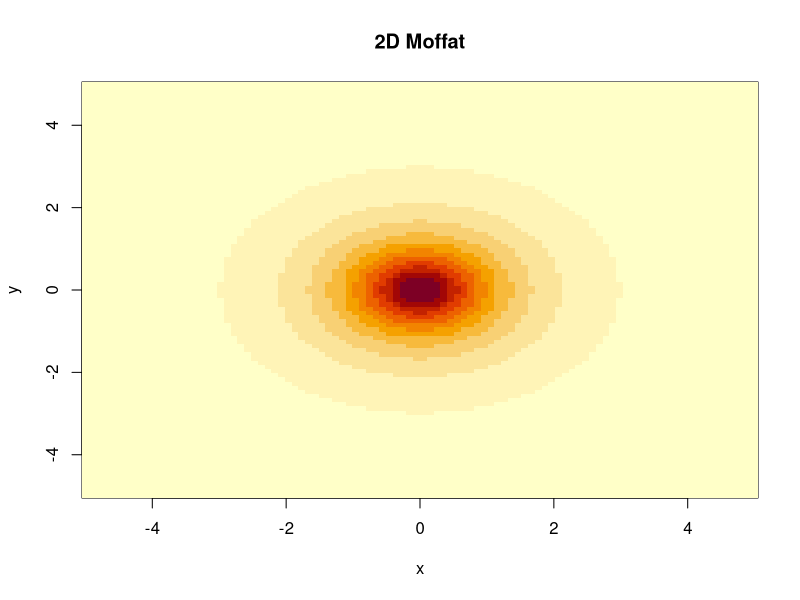
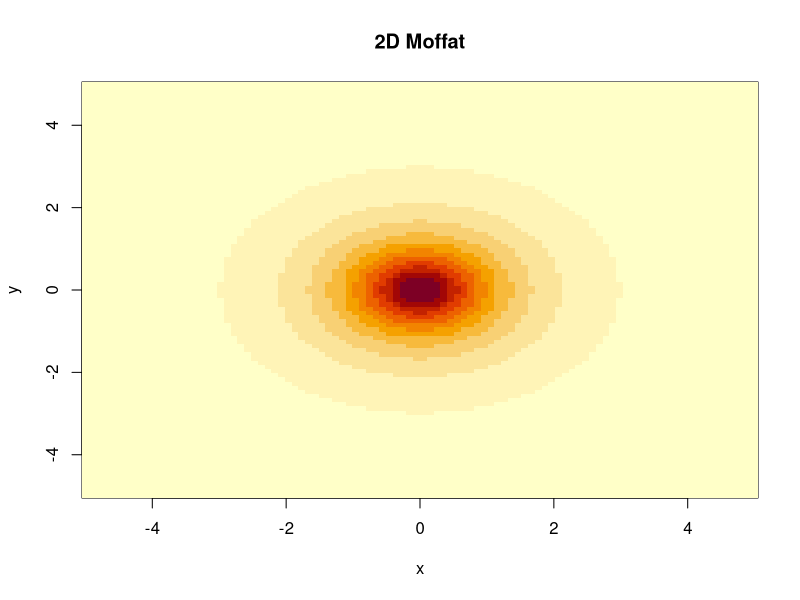
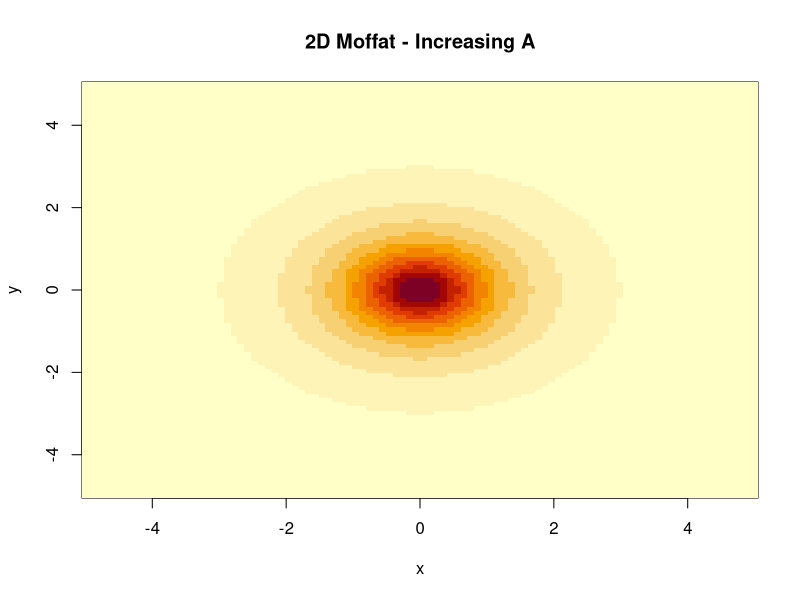
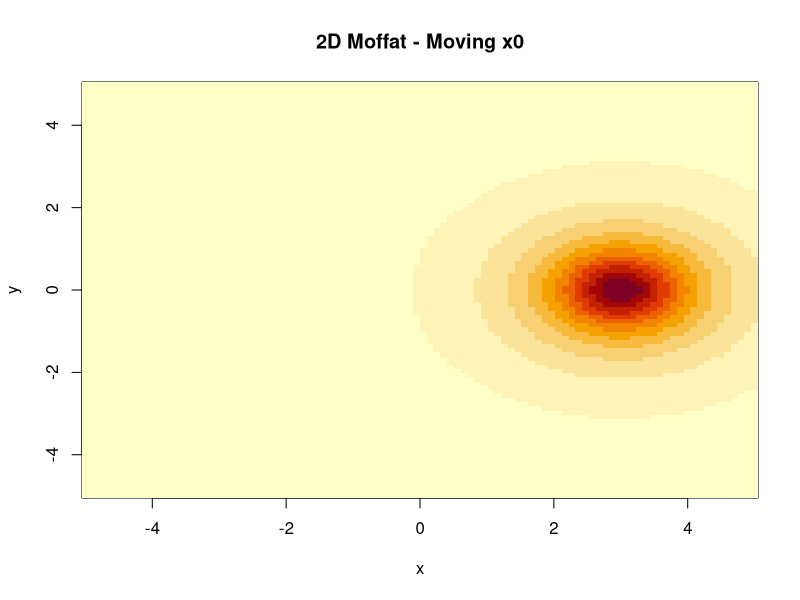
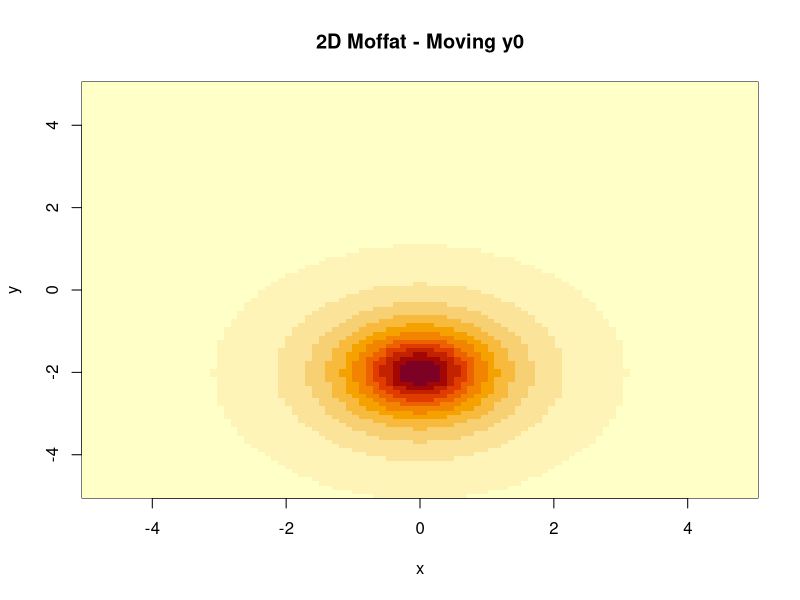
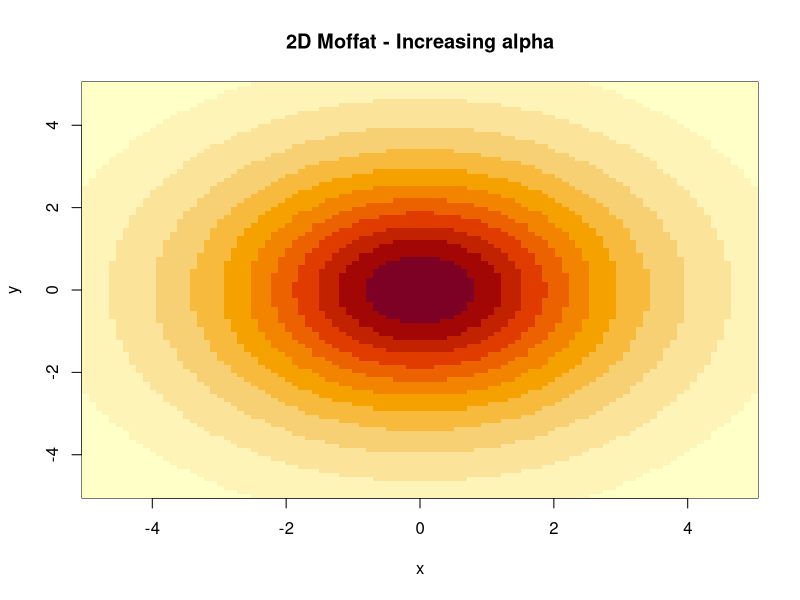
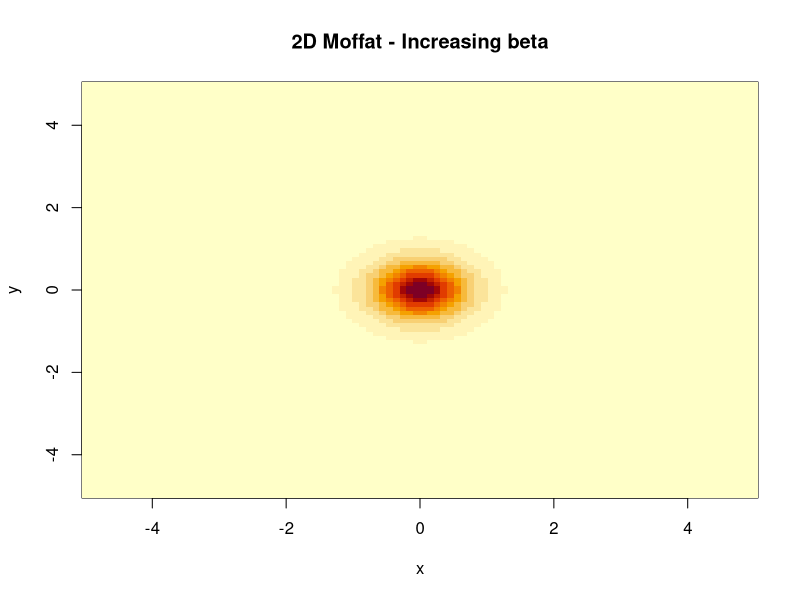
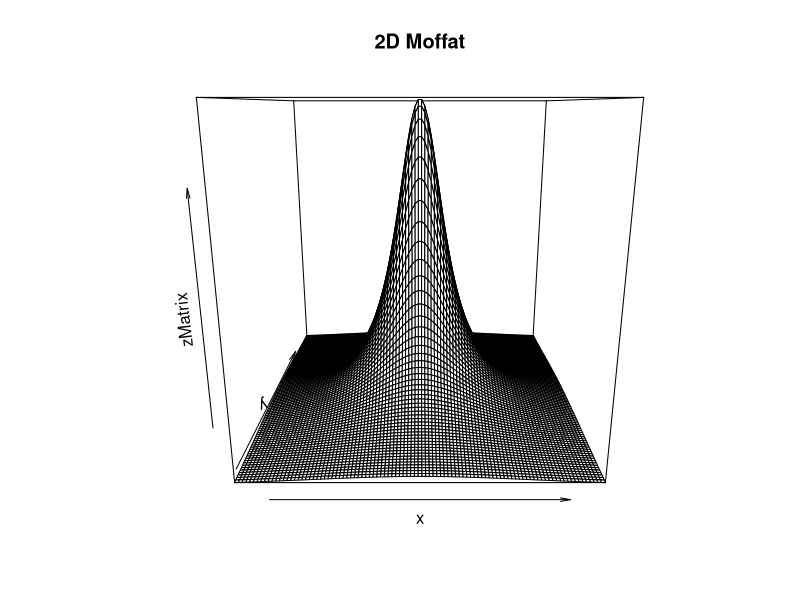

Generate these figures, in order, with R:
## ---- chunk 1
knitr::opts_chunk$set(echo = TRUE)
## ---- chunk 2
Moffat2D <- function(grid, parameters){
  x <- grid[[1]]
  y <- grid[[2]]
  
  amplitude <- parameters[[1]]
  x0 <- parameters[[2]]
  y0 <- parameters[[3]]
  alpha <- parameters[[4]]
  beta <- parameters[[5]]
  
  amplitude*(1+((x - x0)^2 + (y - y0)^2)/alpha^2)^(-beta)
}

#grid of variables
xRange <- seq(-5, 5, length = 100)
yRange <- seq(-5, 5, length = 100)
grid <- expand.grid(x = xRange, y = yRange)

#Dummy parameters
dummyParams <- c(amplitude = 1, x0 = 0, y0 = 0, alpha = 1, beta = 1)

z <- Moffat2D(grid, dummyParams)
zMatrix <- matrix(z, nrow = length(xRange), ncol = length(yRange))

image(xRange, yRange, zMatrix, xlab = "x", ylab = "y", main = "2D Moffat")
## ---- chunk 3
#baseline of 1,0,0,1,1
dummyParams <- c(amplitude = 1, x0 = 0, y0 = 0, alpha = 1, beta = 1)
dummyParams1 <- c(amplitude = 4, x0 = 0, y0 = 0, alpha = 1, beta = 1)
dummyParams2 <- c(amplitude = 1, x0 = 3, y0 = 0, alpha = 1, beta = 1)
dummyParams3 <- c(amplitude = 1, x0 = 0, y0 = -2, alpha = 1, beta = 1)
dummyParams4 <- c(amplitude = 1, x0 = 0, y0 = 0, alpha = 3, beta = 1)
dummyParams5 <- c(amplitude = 1, x0 = 0, y0 = 0, alpha = 1, beta = 2.6)

#baseline plot
z <- Moffat2D(grid, dummyParams)
zMatrix <- matrix(z, nrow = length(xRange), ncol = length(yRange))
image(xRange, yRange, zMatrix, xlab = "x", ylab = "y", main = "2D Moffat")

#increasing amplitude
z1 <- Moffat2D(grid, dummyParams1)
z1Matrix <- matrix(z, nrow = length(xRange), ncol = length(yRange))
image(xRange, yRange, z1Matrix, xlab = "x", ylab = "y", main = "2D Moffat - Increasing A")

#moving x0
z2 <- Moffat2D(grid, dummyParams2)
z2Matrix <- matrix(z2, nrow = length(xRange), ncol = length(yRange))
image(xRange, yRange, z2Matrix, xlab = "x", ylab = "y", main = "2D Moffat - Moving x0")

#moving y0
z3 <- Moffat2D(grid, dummyParams3)
z3Matrix <- matrix(z3, nrow = length(xRange), ncol = length(yRange))
image(xRange, yRange, z3Matrix, xlab = "x", ylab = "y", main = "2D Moffat - Moving y0")

#Increasing alpha
z4 <- Moffat2D(grid, dummyParams4)
z4Matrix <- matrix(z4, nrow = length(xRange), ncol = length(yRange))
image(xRange, yRange, z4Matrix, xlab = "x", ylab = "y", main = "2D Moffat - Increasing alpha")

#Increasing beta
z5<- Moffat2D(grid, dummyParams5)
z5Matrix <- matrix(z5, nrow = length(xRange), ncol = length(yRange))
image(xRange, yRange, z5Matrix, xlab = "x", ylab = "y", main = "2D Moffat - Increasing beta")

persp(xRange, yRange, zMatrix, xlab = "x", ylab = "y", main = "2D Moffat")
persp(xRange, yRange, z1Matrix, xlab = "x", ylab = "y", main = "2D Moffat - Increasing A")
## ---- chunk 4
NLL <- function(grid, parameters){
  predictedDens <- Moffat2D(grid, parameters)
  return(-sum(log(predictedDens)))
}
## ---- chunk 5
#changing the value of the amplitude
amplitude <- seq(0.25, 5, by = 0.25)

i <- 1
changingA <- vector("numeric", length = 20)

while(i<=20){
  parameters <- c(amplitude[[i]], 0, 0, 1, 1)
  grid <- c(0,0)
  changingA[i] <- (NLL(grid, parameters))
  i <- i+1
}

#changing the value of x0
x0 <- seq(-5, 5, by = 0.5)

i <- 1
changingx0 <- vector("numeric", length = 21)

while(i<=21){
  parameters <- c(1, x0[[i]], 0, 1, 1)
  grid <- c(0,0)
  changingx0[i] <- (NLL(grid, parameters))
  i <- i+1
}

#changing the value of y0
y0 <- seq(-5, 5, by = 0.5)

i <- 1
changingy0 <- vector("numeric", length = 21)

while(i<=21){
  parameters <- c(1, 0, y0[[i]], 1, 1)
  grid <- c(0,0)
  changingy0[i] <- (NLL(grid, parameters))
  i <- i+1
}

#changing the value of alpha
alpha <- seq(0.25, 10, by = 0.25)

i <- 1
changingAlpha <- vector("numeric", length = 40)

while(i<=40){
  parameters <- c(1, 0, 0, alpha[[i]], 1)
  grid <- c(0,0)
  changingAlpha[i] <- (NLL(grid, parameters))
  i <- i+1
}

#changing the value of beta
beta <- seq(0.25, 10, by = 0.25)

i <- 1
changingBeta <- vector("numeric", length = 40)

while(i<=40){
  parameters <- c(1, 0, 0, 1, beta[[i]])
  grid <- c(0,0)
  changingBeta[i] <- (NLL(grid, parameters))
  i <- i+1
}

par(mfrow = c(2,3))
plot(amplitude, changingA, type = "l", xlab = "Amplitude", ylab = "Negative Log Likelihood")
plot(x0, changingx0, type = "l", xlab = "x0", ylab = "Negative Log Likelihood")
plot(y0, changingy0, type = "l", xlab = "x0", ylab = "Negative Log Likelihood")
plot(alpha, changingAlpha, type = "l", xlab = "Alpha", ylab = "Negative Log Likelihood")
plot(beta, changingBeta, type = "l", xlab = "Beta", ylab = "Negative Log Likelihood")
